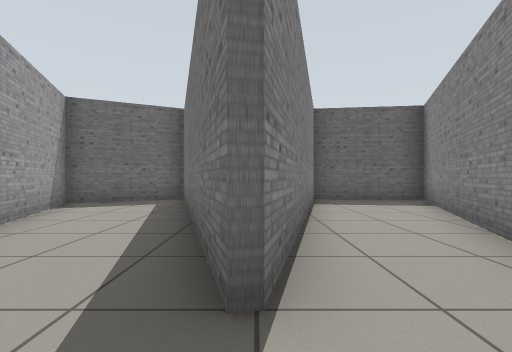
[1] (above)

12 first-person views from a walk through a world built for the Gazebo simulator. The camera is 0.72 m above the floor, looks level and sees 85° across. The floor is counted in squares, 1 m on a side. Each view is taken from the middle of a square. On the plan, view 1 faces up. The plan holds only what a view shows up to about 10 squares ahead; the rest is blank.

[2]
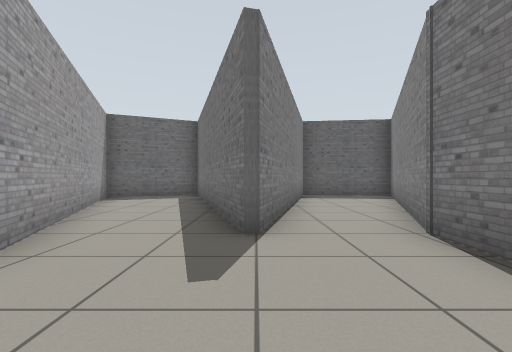

[3]
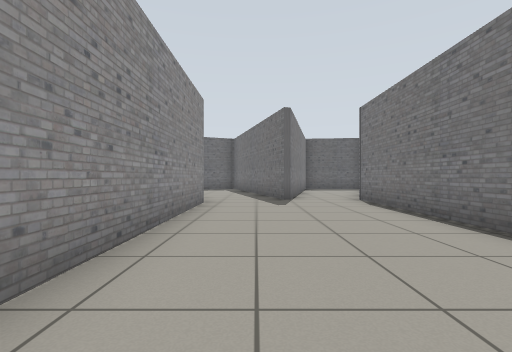

[4]
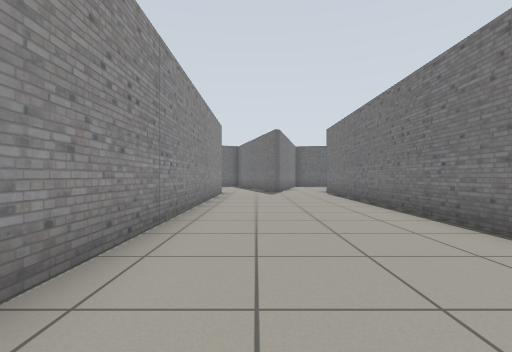

[5]
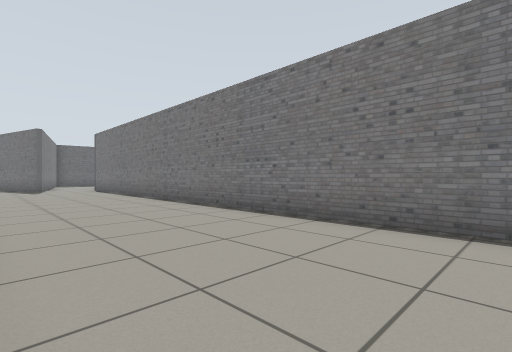

[6]
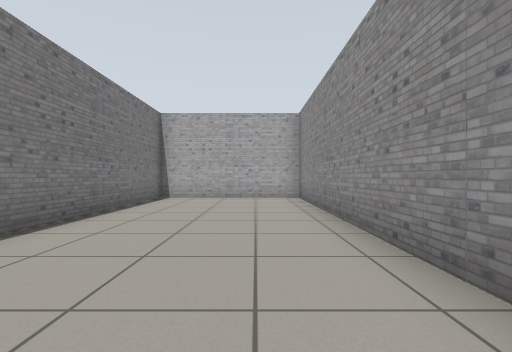

[7]
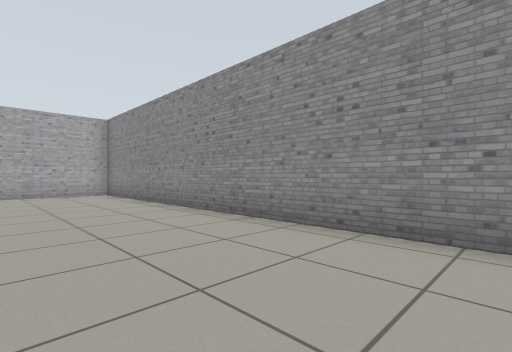

[8]
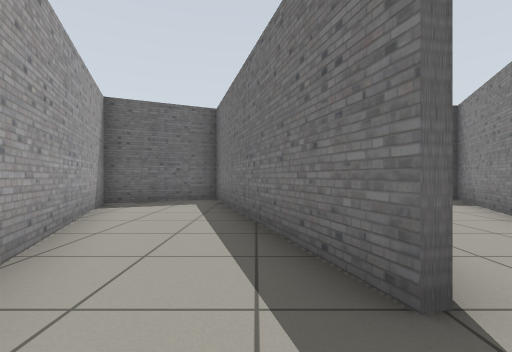

[9]
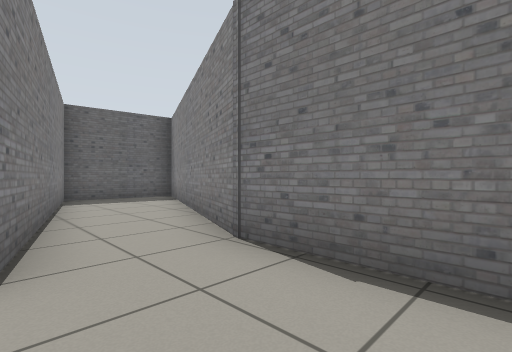

[10]
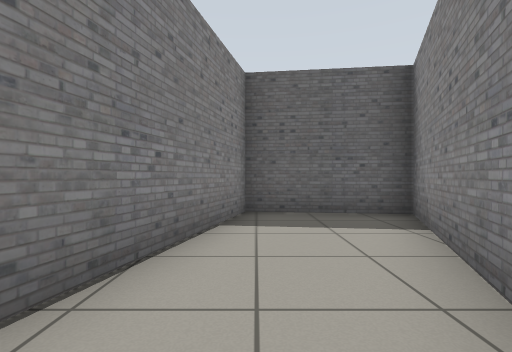

[11]
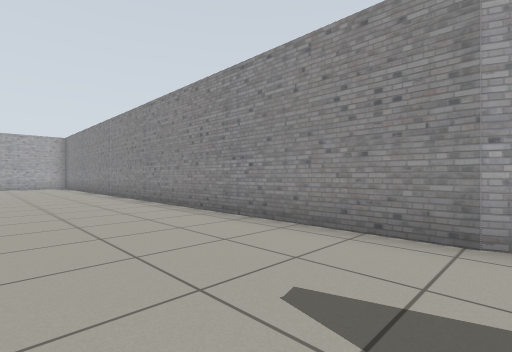

[12]
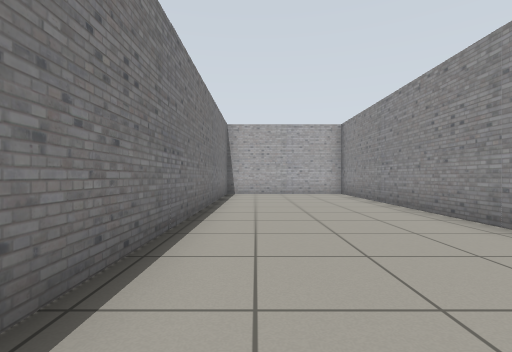

### Floor plan
Ten units are one square. View 1 is at (0, 0); x grows to the right and y downward. Boxes are objects, and circles mark ways between rooms. Rooms are numbered by the first view taken in them; rooms with no view inside come last. Other rooms are left out.
<svg viewBox="-55 -91 93 268">
<path fill="none" stroke="#000" d="M-1 -13 -22 -86 -50 -73 -24 -6 -24 172 22 172 22 -15M8 -48 0 -15M22 -15 33 -42"/>
<circle cx="10" cy="-10" r="3" fill="#2a7"/>
<text x="-10" y="60">1</text>
<text x="10" y="-30">2</text>
</svg>
Room 1 opens to room 2.

Where each view was taken, in squares from view 1:
view 1: 0 up, 0 right, facing up
view 2: 2 down, 0 right, facing up
view 3: 7 down, 1 left, facing up
view 4: 11 down, 1 left, facing up
view 5: 14 down, 2 left, facing up-right
view 6: 8 down, 1 left, facing down
view 7: 6 down, 1 right, facing down-left
view 8: 0 up, 1 left, facing up
view 9: 1 down, 0 right, facing up-right
view 10: 3 up, 2 right, facing up
view 11: 1 up, 1 right, facing down-left
view 12: 6 down, 1 right, facing down
